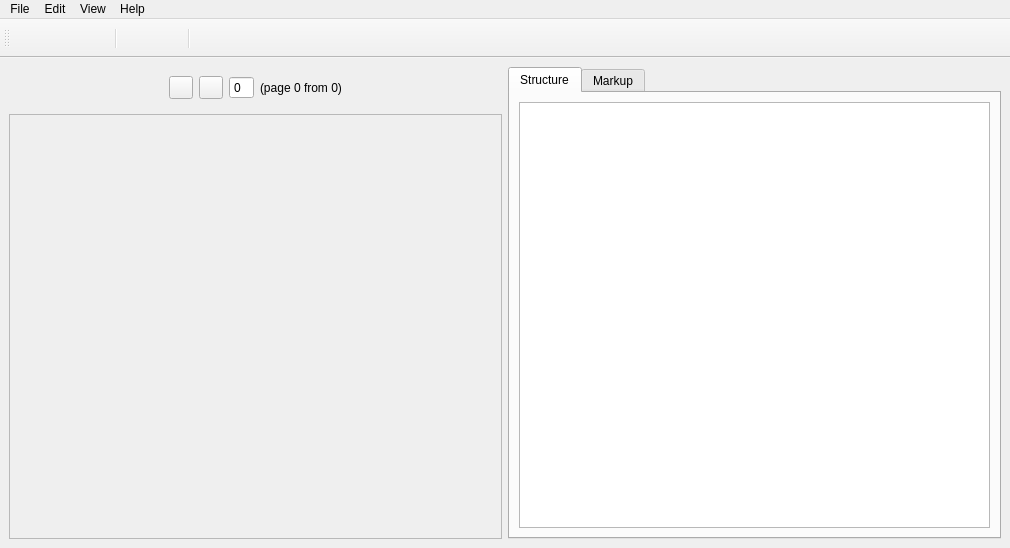
<?xml version="1.0" encoding="UTF-8"?>
<ui version="4.0">
 <class>MainWindow</class>
 <widget class="QMainWindow" name="MainWindow">
  <property name="geometry">
   <rect>
    <x>0</x>
    <y>0</y>
    <width>1010</width>
    <height>548</height>
   </rect>
  </property>
  <property name="focusPolicy">
   <enum>Qt::NoFocus</enum>
  </property>
  <property name="windowTitle">
   <string>MainWindow</string>
  </property>
  <widget class="QWidget" name="centralwidget">
   <layout class="QHBoxLayout" name="horizontalLayout_5">
    <item>
     <layout class="QVBoxLayout" name="verticalLayout_2">
      <item>
       <widget class="QWidget" name="widget" native="true">
        <property name="minimumSize">
         <size>
          <width>50</width>
          <height>30</height>
         </size>
        </property>
        <layout class="QHBoxLayout" name="horizontalLayout_2">
         <item>
          <spacer name="horizontalSpacer">
           <property name="orientation">
            <enum>Qt::Horizontal</enum>
           </property>
           <property name="sizeHint" stdset="0">
            <size>
             <width>40</width>
             <height>20</height>
            </size>
           </property>
          </spacer>
         </item>
         <item>
          <widget class="QToolButton" name="prevPage_button">
           <property name="text">
            <string/>
           </property>
           <property name="arrowType">
            <enum>Qt::NoArrow</enum>
           </property>
          </widget>
         </item>
         <item>
          <widget class="QToolButton" name="nextPage_button">
           <property name="text">
            <string/>
           </property>
           <property name="arrowType">
            <enum>Qt::NoArrow</enum>
           </property>
          </widget>
         </item>
         <item>
          <widget class="QSpinBox" name="spinBox">
           <property name="maximumSize">
            <size>
             <width>50</width>
             <height>16777215</height>
            </size>
           </property>
           <property name="cursor">
            <cursorShape>IBeamCursor</cursorShape>
           </property>
           <property name="mouseTracking">
            <bool>false</bool>
           </property>
           <property name="focusPolicy">
            <enum>Qt::ClickFocus</enum>
           </property>
           <property name="buttonSymbols">
            <enum>QAbstractSpinBox::NoButtons</enum>
           </property>
          </widget>
         </item>
         <item>
          <widget class="QLabel" name="totalPagesLabel">
           <property name="text">
            <string>(page 0 from 0)</string>
           </property>
          </widget>
         </item>
         <item>
          <spacer name="horizontalSpacer_2">
           <property name="orientation">
            <enum>Qt::Horizontal</enum>
           </property>
           <property name="sizeHint" stdset="0">
            <size>
             <width>40</width>
             <height>20</height>
            </size>
           </property>
          </spacer>
         </item>
        </layout>
        <zorder>totalPagesLabel</zorder>
        <zorder>spinBox</zorder>
        <zorder>horizontalSpacer</zorder>
        <zorder>nextPage_button</zorder>
        <zorder>prevPage_button</zorder>
       </widget>
      </item>
      <item>
       <widget class="QScrollArea" name="scrollArea">
        <property name="widgetResizable">
         <bool>true</bool>
        </property>
        <property name="alignment">
         <set>Qt::AlignCenter</set>
        </property>
        <widget class="QWidget" name="scrollAreaWidgetContents">
         <property name="geometry">
          <rect>
           <x>0</x>
           <y>0</y>
           <width>487</width>
           <height>424</height>
          </rect>
         </property>
        </widget>
       </widget>
      </item>
     </layout>
    </item>
    <item>
     <widget class="QTabWidget" name="tabWidget">
      <property name="currentIndex">
       <number>0</number>
      </property>
      <widget class="QWidget" name="tab">
       <attribute name="title">
        <string>Structure</string>
       </attribute>
       <layout class="QVBoxLayout" name="verticalLayout">
        <item>
         <widget class="QListView" name="listView"/>
        </item>
        <item>
         <layout class="QHBoxLayout" name="consoleLayout"/>
        </item>
       </layout>
      </widget>
      <widget class="QWidget" name="tab_2">
       <attribute name="title">
        <string>Markup</string>
       </attribute>
      </widget>
     </widget>
    </item>
   </layout>
  </widget>
  <widget class="QMenuBar" name="menubar">
   <property name="geometry">
    <rect>
     <x>0</x>
     <y>0</y>
     <width>1010</width>
     <height>20</height>
    </rect>
   </property>
   <widget class="QMenu" name="menuFile">
    <property name="title">
     <string>File</string>
    </property>
   </widget>
   <widget class="QMenu" name="menuEdit">
    <property name="title">
     <string>Edit</string>
    </property>
   </widget>
   <widget class="QMenu" name="menuView">
    <property name="title">
     <string>View</string>
    </property>
   </widget>
   <widget class="QMenu" name="menuHelp">
    <property name="title">
     <string>Help</string>
    </property>
   </widget>
   <addaction name="menuFile"/>
   <addaction name="menuEdit"/>
   <addaction name="menuView"/>
   <addaction name="menuHelp"/>
  </widget>
  <widget class="QToolBar" name="toolBar">
   <property name="windowTitle">
    <string>toolBar</string>
   </property>
   <attribute name="toolBarArea">
    <enum>TopToolBarArea</enum>
   </attribute>
   <attribute name="toolBarBreak">
    <bool>false</bool>
   </attribute>
   <addaction name="actionLoad_pdf"/>
   <addaction name="actionLoad_markup"/>
   <addaction name="actionSave"/>
   <addaction name="separator"/>
   <addaction name="actionSetHorizontalRuler"/>
   <addaction name="actionSetVerticalRuler"/>
   <addaction name="separator"/>
   <addaction name="actionPrev_page"/>
   <addaction name="actionNext_page"/>
  </widget>
  <action name="actionLoad_pdf">
   <property name="text">
    <string/>
   </property>
   <property name="toolTip">
    <string>Загрузить pdf</string>
   </property>
  </action>
  <action name="actionPrev_page">
   <property name="text">
    <string/>
   </property>
  </action>
  <action name="actionNext_page">
   <property name="text">
    <string/>
   </property>
  </action>
  <action name="actionSave">
   <property name="text">
    <string/>
   </property>
  </action>
  <action name="actionLoad_markup">
   <property name="text">
    <string/>
   </property>
  </action>
  <action name="actionSetHorizontalRuler">
   <property name="text">
    <string/>
   </property>
   <property name="iconText">
    <string/>
   </property>
  </action>
  <action name="actionSetVerticalRuler">
   <property name="text">
    <string/>
   </property>
   <property name="iconText">
    <string/>
   </property>
  </action>
 </widget>
 <resources/>
 <connections/>
</ui>
